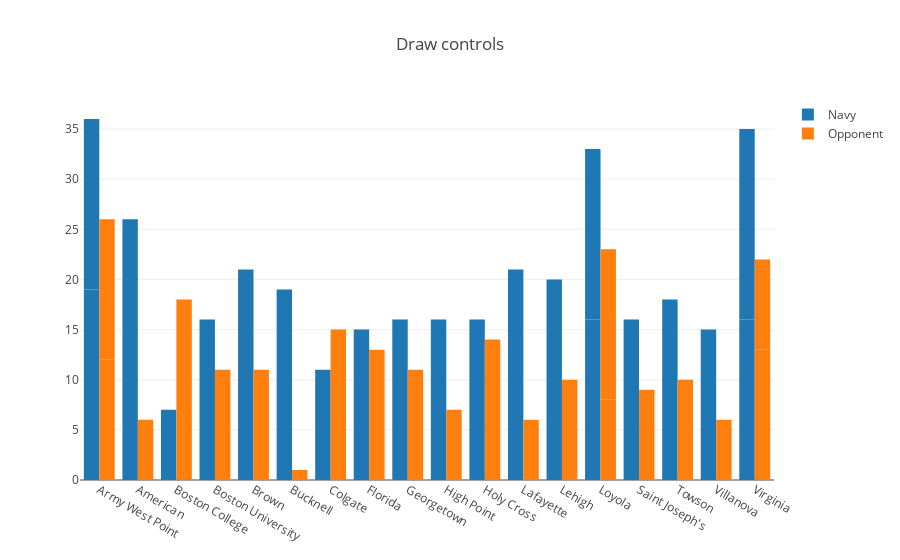

This figure's notebook cell:
### Code cell
data = [trace1, trace2]
layout = go.Layout(title='Draw controls',barmode='group')
fig = go.Figure(data=data, layout=layout)
iplot(fig, filename='grouped-bar')

### Figure 1 — Plotly figure (JSON) as saved in the notebook; plotly's stock layout.template omitted (floating-point values rounded to 4 significant figures)
{"data": [{"name": "Navy", "type": "bar", "uid": "cc835c3d-9ca7-48b0-ad03-93d52e11bfd4", "x": ["Army West Point", "Army West Point", "American", "Boston College", "Boston University", "Brown", "Bucknell", "Colgate", "Florida", "Georgetown", "High Point ", "Holy Cross", "Lafayette", "Lehigh", "Loyola", "Loyola", "Saint Joseph's", "Towson", "Villanova", "Virginia ", "Virginia "], "y": [19, 17, 26, 7, 16, 21, 19, 11, 15, 16, 16, 16, 21, 20, 16, 17, 16, 18, 15, 16, 19]}, {"name": "Opponent", "type": "bar", "uid": "005c0d24-43b5-48d2-94e2-0c3cfdd0ce7c", "x": ["Army West Point", "Army West Point", "American", "Boston College", "Boston University", "Brown", "Bucknell", "Colgate", "Florida", "Georgetown", "High Point ", "Holy Cross", "Lafayette", "Lehigh", "Loyola", "Loyola", "Saint Joseph's", "Towson", "Villanova", "Virginia ", "Virginia "], "y": [12, 14, 6, 18, 11, 11, 1, 15, 13, 11, 7, 14, 6, 10, 8, 15, 9, 10, 6, 13, 9]}], "layout": {"barmode": "group", "title": {"text": "Draw controls"}}}
